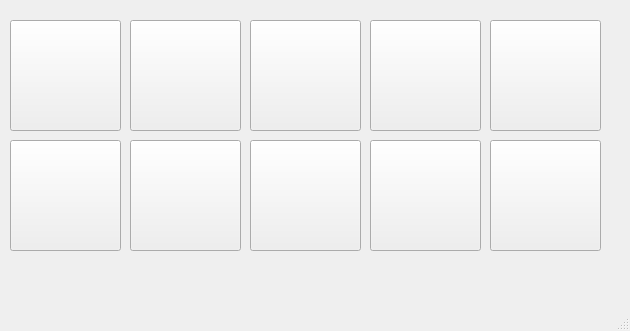
<?xml version="1.0" encoding="UTF-8"?>
<ui version="4.0">
 <class>MainWindow</class>
 <widget class="QMainWindow" name="MainWindow">
  <property name="geometry">
   <rect>
    <x>0</x>
    <y>0</y>
    <width>630</width>
    <height>331</height>
   </rect>
  </property>
  <property name="windowTitle">
   <string>MainWindow</string>
  </property>
  <widget class="QWidget" name="centralwidget">
   <widget class="QPushButton" name="icon1">
    <property name="geometry">
     <rect>
      <x>10</x>
      <y>20</y>
      <width>111</width>
      <height>111</height>
     </rect>
    </property>
    <property name="text">
     <string/>
    </property>
   </widget>
   <widget class="QPushButton" name="icon2">
    <property name="geometry">
     <rect>
      <x>130</x>
      <y>20</y>
      <width>111</width>
      <height>111</height>
     </rect>
    </property>
    <property name="text">
     <string/>
    </property>
   </widget>
   <widget class="QPushButton" name="icon3">
    <property name="geometry">
     <rect>
      <x>250</x>
      <y>20</y>
      <width>111</width>
      <height>111</height>
     </rect>
    </property>
    <property name="text">
     <string/>
    </property>
   </widget>
   <widget class="QPushButton" name="icon4">
    <property name="geometry">
     <rect>
      <x>370</x>
      <y>20</y>
      <width>111</width>
      <height>111</height>
     </rect>
    </property>
    <property name="text">
     <string/>
    </property>
   </widget>
   <widget class="QPushButton" name="icon6">
    <property name="geometry">
     <rect>
      <x>10</x>
      <y>140</y>
      <width>111</width>
      <height>111</height>
     </rect>
    </property>
    <property name="text">
     <string/>
    </property>
   </widget>
   <widget class="QPushButton" name="icon7">
    <property name="geometry">
     <rect>
      <x>130</x>
      <y>140</y>
      <width>111</width>
      <height>111</height>
     </rect>
    </property>
    <property name="text">
     <string/>
    </property>
   </widget>
   <widget class="QPushButton" name="icon8">
    <property name="geometry">
     <rect>
      <x>250</x>
      <y>140</y>
      <width>111</width>
      <height>111</height>
     </rect>
    </property>
    <property name="text">
     <string/>
    </property>
   </widget>
   <widget class="QPushButton" name="icon9">
    <property name="geometry">
     <rect>
      <x>370</x>
      <y>140</y>
      <width>111</width>
      <height>111</height>
     </rect>
    </property>
    <property name="text">
     <string/>
    </property>
   </widget>
   <widget class="QPushButton" name="icon5">
    <property name="geometry">
     <rect>
      <x>490</x>
      <y>20</y>
      <width>111</width>
      <height>111</height>
     </rect>
    </property>
    <property name="text">
     <string/>
    </property>
   </widget>
   <widget class="QPushButton" name="icon10">
    <property name="geometry">
     <rect>
      <x>490</x>
      <y>140</y>
      <width>111</width>
      <height>111</height>
     </rect>
    </property>
    <property name="text">
     <string/>
    </property>
   </widget>
  </widget>
  <widget class="QMenuBar" name="menubar">
   <property name="geometry">
    <rect>
     <x>0</x>
     <y>0</y>
     <width>630</width>
     <height>23</height>
    </rect>
   </property>
  </widget>
  <widget class="QStatusBar" name="statusbar"/>
 </widget>
 <resources/>
 <connections/>
</ui>
